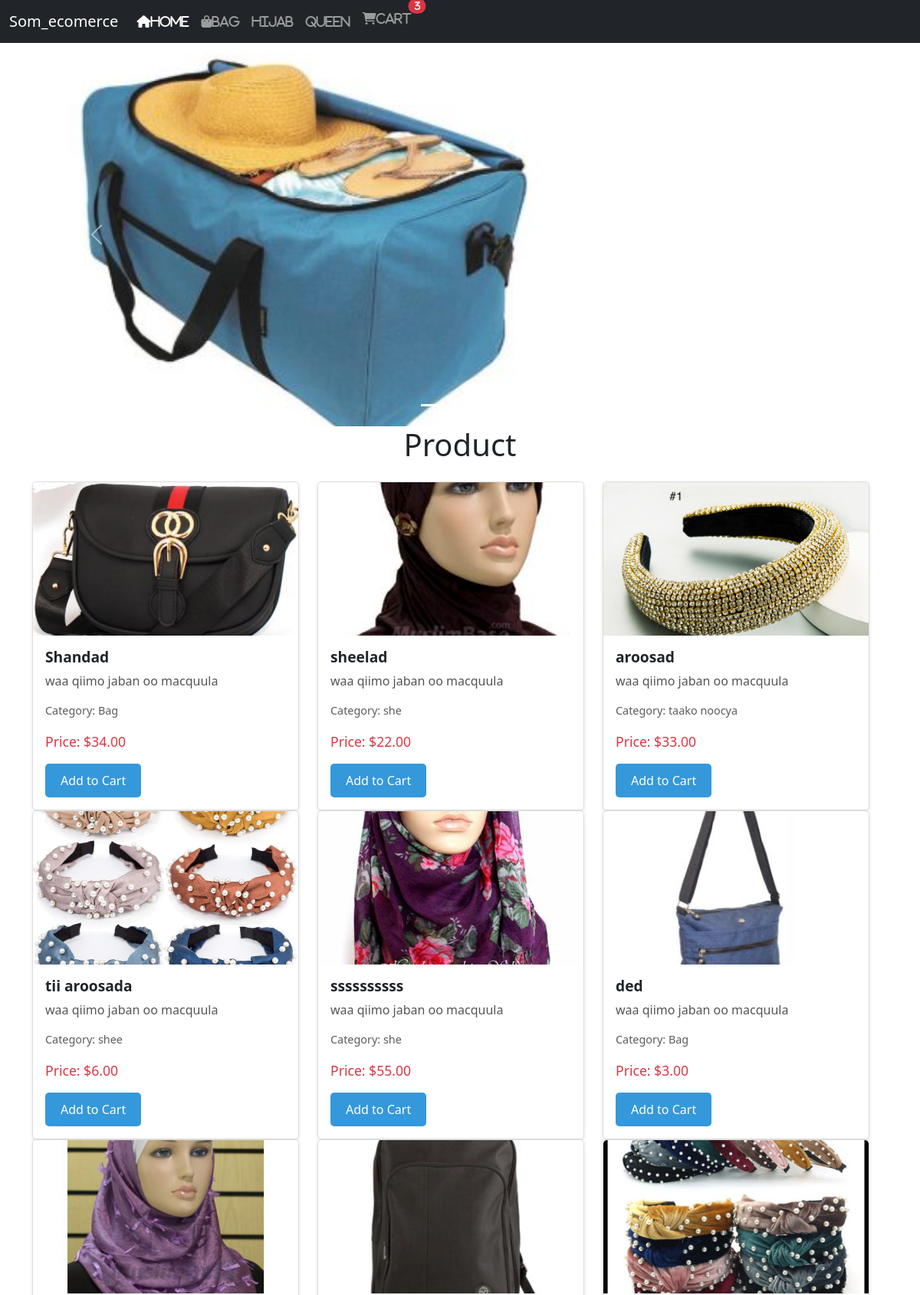
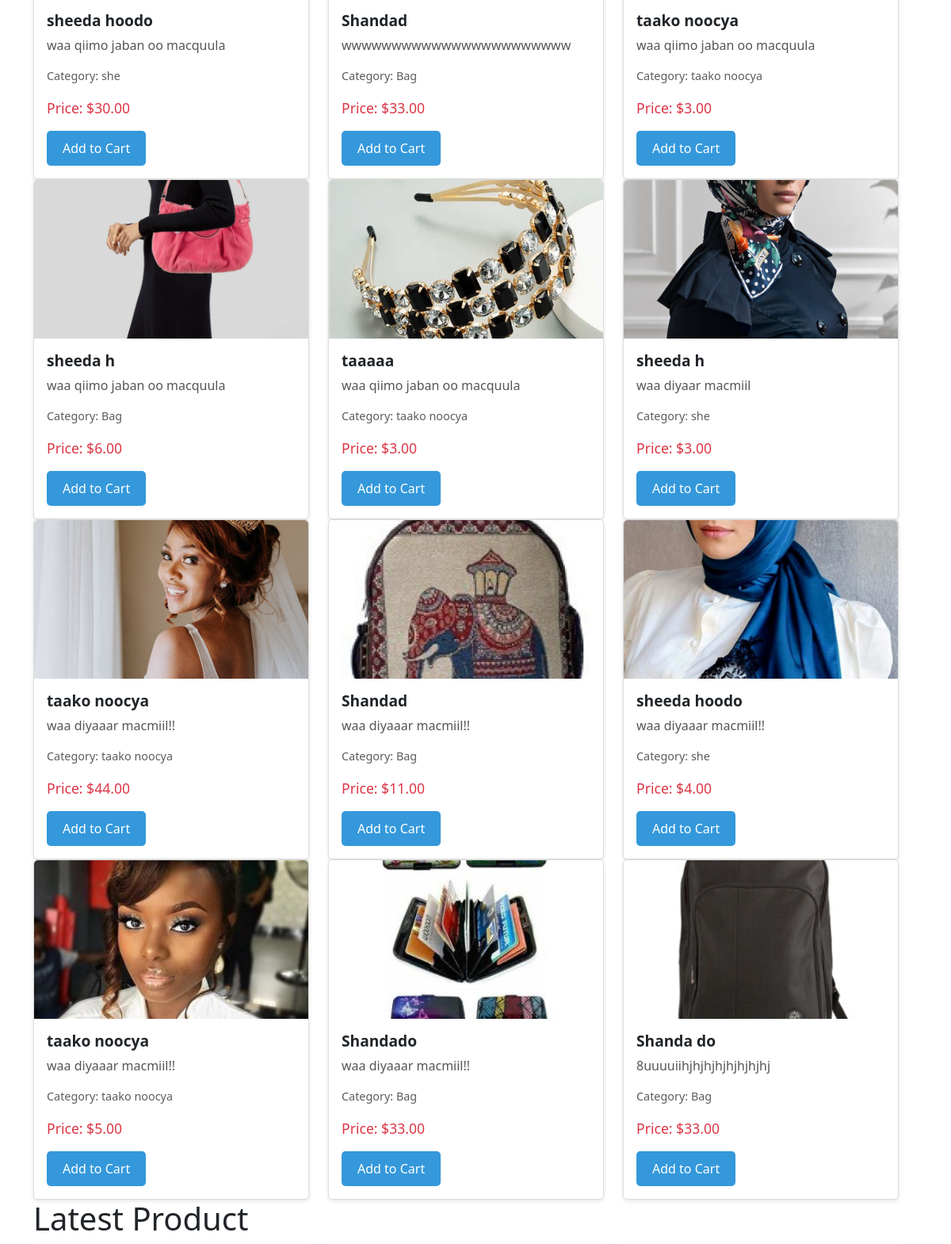
The app's page / (signed in, upper part) with its own data (2 pictures, top to bottom).
### Suuq/models.py (models this page shows, shortened)
class Pormotion(models.Model):
    name = models.CharField(max_length=100)
    description = models.TextField()
    image = models.ImageField(upload_to='images')
    category = models.ForeignKey(Category, on_delete=models.CASCADE)

class Product(models.Model):
    name = models.CharField(max_length=100)
    price = models.DecimalField(max_digits=10, decimal_places=2)
    description = models.TextField()
    image = models.ImageField(upload_to='images')
    category = models.ForeignKey(Category, on_delete=models.CASCADE)

class Category(models.Model):
    name = models.CharField(max_length=100)

### Suuq/views.py (the view)
# urls.py: path('', views.index, name='index'),
def index(request):
    products = Product.objects.all()
    latest_products = Product.objects.order_by('-id')[:3]
    promotions = Pormotion.objects.all()
    cart_item_count = count_cart_items(request)
    return render(request, 'alabeysi/index.html', {'products': products, 'latest_products': latest_products, 'cart_item_count': cart_item_count, 'promotions': promotions})

### Suuq/views.py (called while the page is built)
def count_cart_items(request):
    try:
        cart = Cart.objects.get(user=request.user)
        return cart.cart_item_set.aggregate(total_items=models.Sum('quantity'))['total_items'] or 0
    except Cart.DoesNotExist:
        return 0

### Suuq/Templates/alabeysi/index.html (shortened to what this page needs)
{% extends 'Base.html' %}
{% block content %}
<div id="carouselExampleSlidesOnly" class="carousel slide" data-bs-ride="carousel">
    <div class="carousel-indicators">
        <button type="button" data-bs-target="#carouselExampleIndicators" data-bs-slide-to="0" class="active" aria-current="true" aria-label="Slide 1"></button>
        <button type="button" data-bs-target="#carouselExampleIndicators" data-bs-slide-to="1" aria-label="Slide 2"></button>
        <button type="button" data-bs-target="#carouselExampleIndicators" data-bs-slide-to="2" aria-label="Slide 3"></button>
    </div>
    <div class="carousel-inner">
       {%for promotion in promotions%}
      <div class="carousel-item {%if forloop.first%} active{%endif%}">
        <img src="{{promotion.image.url}}" class="d-block w-100" alt="...">
      </div>
      {%endfor%}
    </div>
    <button class="carousel-control-prev" type="button" data-bs-target="#carouselExampleSlidesOnly" data-bs-slide="prev">
        <span class="carousel-control-prev-icon" aria-hidden="true"></span>
    </button>
    <button class="carousel-control-next" type="button" data-bs-target="#carouselExampleSlidesOnly" data-bs-slide="next">
        <span class="carousel-control-next-icon" aria-hidden="true"></span>
    </button>
  </div>
  <h1 class="mb-4 text-center"> Product</h1>
<div class="row">
<div class="row">
{% for product in products %}
<div class="col-md-4">
    <div class="card">
        <img src="{{ product.image.url }}" class="card-img-top" alt="{{ product.name }}">
        <div class="card-body">
            <h5 class="card-title">{{ product.name }}</h5>
            <p class="card-text">{{ product.description }}</p>
            <p class="text-muted">Category: {{ product.category.name }}</p>
            <p class="text-danger">Price: ${{ product.price }}</p>
            <a href="{% url 'add_to_cart' product.id %}" class="btn btn-primary">Add to Cart</a>
        </div>
    </div>
    </div>
{%endfor%}
<h1>Latest Product</h1>
</div>
</div>
{%endblock%}

### Suuq/Templates/alabeysi/index.html (style rules this page uses)
.carousel-item { width: 60%; height: 500px; background-color: #000; border-radius:red 10px; }
.carousel-item img { width: 100%; height: 500px; object-fit: cover; border-radius:red 10px; }
.card { border: 1px solid #ddd; border-radius: 5px; box-shadow: 0 2px 5px rgba(0,0,0,0.1); transition: transform 0.3s; }
.card-img-top { height: 200px; object-fit: cover; }
.card-title { font-size: 1.2em; font-weight: bold; }
.card-text { font-size: 1em; color: #555; }
.text-muted { font-size: 0.9em; color: #999; }
.text-danger { font-size: 1.1em; color: #e74c3c; }
.btn-primary { background-color: #3498db; border: none; padding: 10px 20px; border-radius: 5px; text-decoration: none; transition: background-color 0.3s; }

### records on screen
Pormotion: image (picture)
Product: image (picture), name "Shandad", description "waa qiimo jaban oo macquula", category.name "Bag", price "34.00"
Product: image (picture), name "sheelad", description "waa qiimo jaban oo macquula", category.name "she", price "22.00"
Product: image (picture), name "aroosad", description "waa qiimo jaban oo macquula", category.name "taako noocya", price "33.00"
Product: image (picture), name "tii aroosada", description "waa qiimo jaban oo macquula", category.name "shee", price "6.00"
Product: image (picture), name "ssssssssss", description "waa qiimo jaban oo macquula", category.name "she", price "55.00"
Product: image (picture), name "ded", description "waa qiimo jaban oo macquula", category.name "Bag", price "3.00"
Product: image (picture), name "sheeda hoodo", description "waa qiimo jaban oo macquula", category.name "she", price "30.00"
Product: image (picture), name "Shandad", description "wwwwwwwwwwwwwwwwwwwwwww", category.name "Bag", price "33.00"
Product: image (picture), name "taako noocya", description "waa qiimo jaban oo macquula", category.name "taako noocya", price "3.00"
Product: image (picture), name "sheeda h", description "waa qiimo jaban oo macquula", category.name "Bag", price "6.00"
Product: image (picture), name "taaaaa", description "waa qiimo jaban oo macquula", category.name "taako noocya", price "3.00"
Product: image (picture), name "sheeda h", description "waa diyaar macmiil", category.name "she", price "3.00"
Product: image (picture), name "taako noocya", description "waa diyaaar macmiil!!", category.name "taako noocya", price "44.00"
Product: image (picture), name "Shandad", description "waa diyaaar macmiil!!", category.name "Bag", price "11.00"
Product: image (picture), name "sheeda hoodo", description "waa diyaaar macmiil!!", category.name "she", price "4.00"
Product: image (picture), name "taako noocya", description "waa diyaaar macmiil!!", category.name "taako noocya", price "5.00"
Product: image (picture), name "Shandado", description "waa diyaaar macmiil!!", category.name "Bag", price "33.00"
Product: image (picture), name "Shanda do", description "8uuuuiihjhjhjhjhjhjhjhj", category.name "Bag", price "33.00"

### other values on screen
{{ cart_item_count }} "3"
